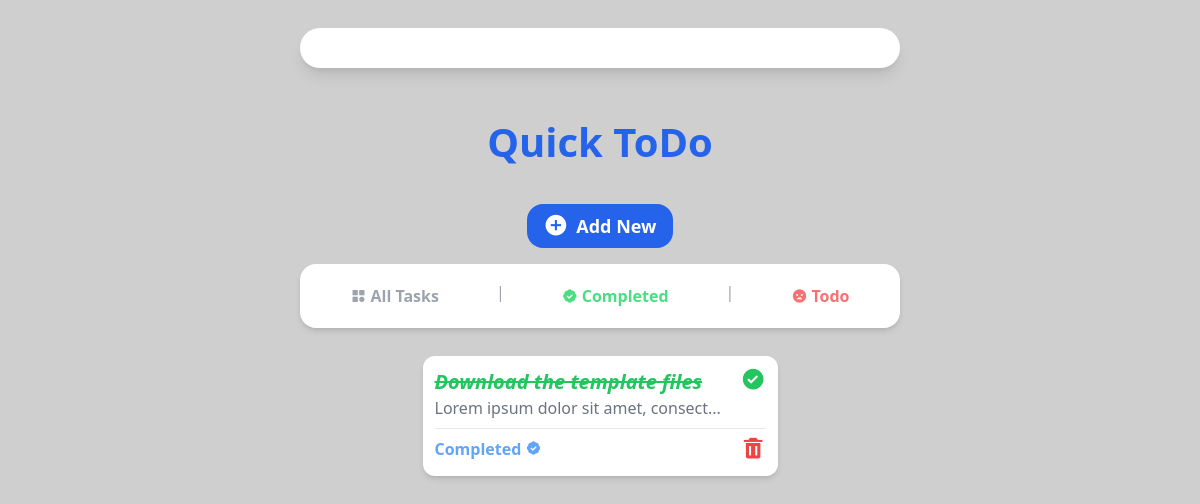
/completed, run on an earlier commit of the app's database.
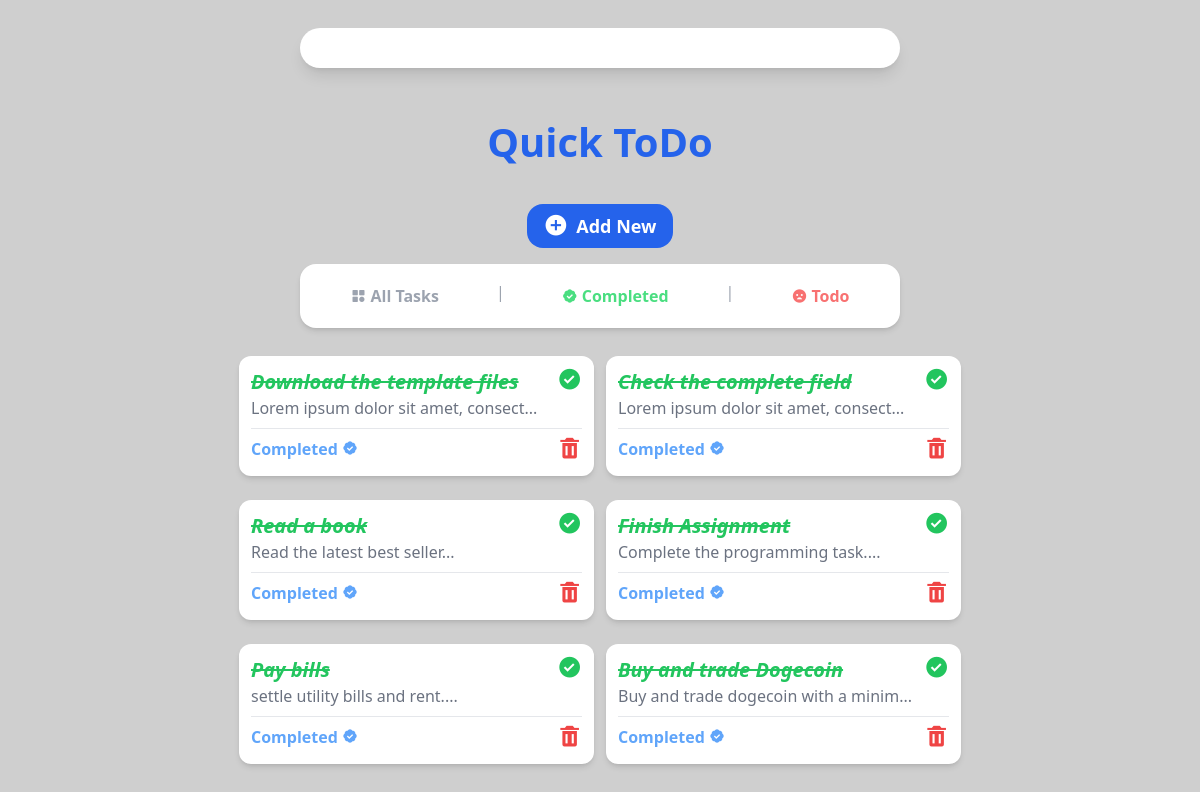
And on a later commit of the database.
### tasks/models.py (models this page shows, shortened)
class Task(models.Model):
    title = models.CharField(max_length=35)
    description = models.TextField(null=True, blank=True)
    due_date = models.DateField()
    due_time = models.TimeField()
    completed = models.BooleanField(default=False)

### tasks/views.py (the view)
# urls.py: path("completed", views.completed, name="completed"),
def completed(request):
    completed_tasks = Task.objects.filter(completed=True)
    return render(request, "completed.html", {'tasks': completed_tasks,} )

### tasks/templates/completed.html
{% include 'base.html' %}
{% include 'completed_nav.html' %}
{% block content %}
    <section
      class="flex flex-1 flex-wrap justify-center gap-3 bg-[#fff0] w-10/12 md:w-11/12 h-full mb-3 rounded-2xl p-3 overflow-y-auto scrollbar-hide"
    >
      {% for task in tasks %}
      <div
        class="w-[355px] flex flex-col shadow-md bg-white h-[120px] rounded-xl p-3"
      >
        <div class="flex flex-row justify-between">
          <div>
            <a href="{% url 'task_detail' task.id %}">
              <h1
                class="text-green-500 font-semibold text-xl italic line-through"
              >
              {{ task.title }}
              </h1>
            </a>
            <p class="text-gray-500 text-md">
              {{ task.description | slice:":35"}}...
            </p>
          </div>
          <a href="{% url 'toggle_completed' task.id %}">
            <i class="bx bxs-check-circle bx-sm text-green-500"></i>
          </a>
        </div>
        <hr class="border-t border-gray-200 my-2" />
        <div class="flex flex-row justify-between">
          <h2 class="text-blue-400 font-bold">
            Completed <i class="bx bxs-badge-check"></i>
          </h2>
          <a href="{% url 'delete' task.id %}">
            <i class="bx bxs-trash bx-sm text-red-500"></i>
          </a>
        </div>
      </div>
      {% endfor %}
    </section>
    {% endblock content %}

What changed in the data, as far as the page shows it:
added Task: title "Check the complete field", description "Lorem ipsum dolor sit amet, consect"
added Task: title "Read a book", description "Read the latest best seller"
added Task: title "Finish Assignment", description "Complete the programming task."
added Task: title "Pay bills", description "settle utility bills and rent."
added Task: title "Buy and trade Dogecoin", description "Buy and trade dogecoin with a minim"
